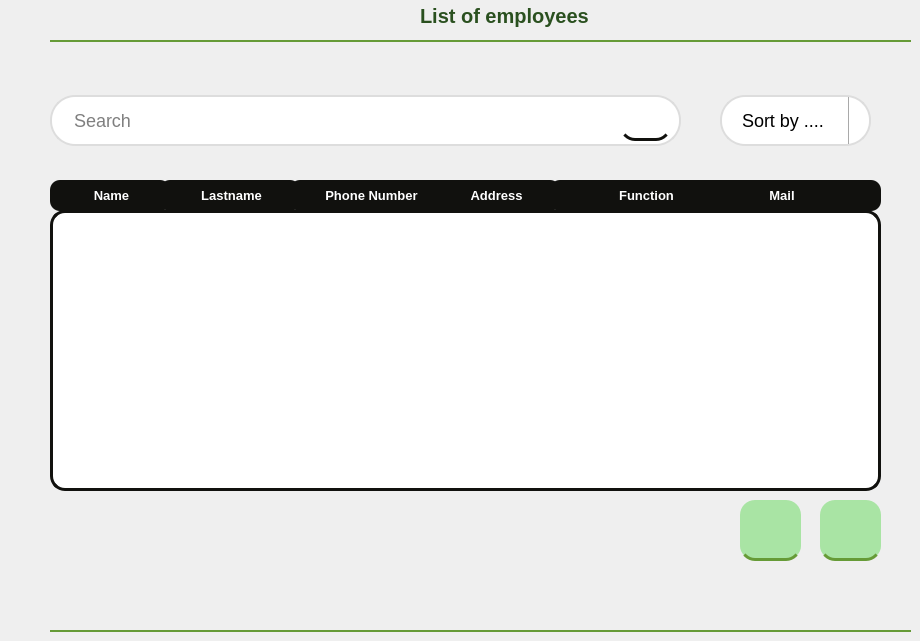
        <widget class="QWidget" name="page_10">
         <widget class="QTableView" name="tableView_15">
          <property name="geometry">
           <rect>
            <x>50</x>
            <y>210</y>
            <width>831</width>
            <height>281</height>
           </rect>
          </property>
          <property name="sizePolicy">
           <sizepolicy hsizetype="Fixed" vsizetype="Fixed">
            <horstretch>0</horstretch>
            <verstretch>0</verstretch>
           </sizepolicy>
          </property>
          <property name="focusPolicy">
           <enum>Qt::NoFocus</enum>
          </property>
          <property name="autoFillBackground">
           <bool>false</bool>
          </property>
          <property name="styleSheet">
           <string notr="true">background:white;
border:3px solid #11110E;
border-radius: 15px 15px 50px 50px;
</string>
          </property>
          <property name="frameShape">
           <enum>QFrame::NoFrame</enum>
          </property>
          <property name="horizontalScrollBarPolicy">
           <enum>Qt::ScrollBarAlwaysOff</enum>
          </property>
          <property name="sizeAdjustPolicy">
           <enum>QAbstractScrollArea::AdjustIgnored</enum>
          </property>
          <property name="editTriggers">
           <set>QAbstractItemView::NoEditTriggers</set>
          </property>
          <property name="tabKeyNavigation">
           <bool>false</bool>
          </property>
          <property name="showDropIndicator" stdset="0">
           <bool>false</bool>
          </property>
          <property name="dragDropOverwriteMode">
           <bool>false</bool>
          </property>
          <property name="alternatingRowColors">
           <bool>true</bool>
          </property>
          <property name="selectionMode">
           <enum>QAbstractItemView::SingleSelection</enum>
          </property>
          <property name="selectionBehavior">
           <enum>QAbstractItemView::SelectRows</enum>
          </property>
          <property name="textElideMode">
           <enum>Qt::ElideNone</enum>
          </property>
          <property name="showGrid">
           <bool>false</bool>
          </property>
          <property name="gridStyle">
           <enum>Qt::NoPen</enum>
          </property>
          <property name="cornerButtonEnabled">
           <bool>false</bool>
          </property>
          <attribute name="horizontalHeaderVisible">
           <bool>false</bool>
          </attribute>
          <attribute name="horizontalHeaderMinimumSectionSize">
           <number>30</number>
          </attribute>
          <attribute name="horizontalHeaderDefaultSectionSize">
           <number>120</number>
          </attribute>
         </widget>
         <widget class="QLabel" name="label_126">
          <property name="geometry">
           <rect>
            <x>420</x>
            <y>0</y>
            <width>191</width>
            <height>31</height>
           </rect>
          </property>
          <property name="styleSheet">
           <string notr="true">color: #2A501F;
font-family: 'Athiti';
font-style: normal;
font-weight: 700;
font-size: 20px;
background-color: none;</string>
          </property>
          <property name="text">
           <string>List of employees</string>
          </property>
         </widget>
         <widget class="QPushButton" name="pushButton_36">
          <property name="geometry">
           <rect>
            <x>620</x>
            <y>100</y>
            <width>51</width>
            <height>41</height>
           </rect>
          </property>
          <property name="styleSheet">
           <string notr="true">QPushButton {

   position: absolute;
width: 1200px;
height: 649px;

background:  transparent;
border: none;

/* Events */

position: absolute;
width: 63px;
height: 32px;

font-family: 'Athiti';
font-style: normal;
font-weight: 700;
font-size: 20px;
line-height: 32px;
text-align: center;

color: #2A501F;
border-radius:15px;
border-bottom:3px solid #11110E;
}
</string>
          </property>
          <property name="text">
           <string/>
          </property>
          <property name="icon">
           <iconset resource="resources.qrc">
            <normaloff>:/images/images/search (2).png</normaloff>:/images/images/search (2).png</iconset>
          </property>
          <property name="iconSize">
           <size>
            <width>25</width>
            <height>25</height>
           </size>
          </property>
         </widget>
         <widget class="QLabel" name="label_product_14">
          <property name="geometry">
           <rect>
            <x>380</x>
            <y>0</y>
            <width>31</width>
            <height>31</height>
           </rect>
          </property>
          <property name="font">
           <font>
            <family>Athiti</family>
            <weight>75</weight>
            <italic>false</italic>
            <bold>true</bold>
           </font>
          </property>
          <property name="layoutDirection">
           <enum>Qt::LeftToRight</enum>
          </property>
          <property name="styleSheet">
           <string notr="true">#label {

font-family: 'Athiti';
font-style: normal;
font-weight: 700;
font-size: 20px;
line-height: 32px;
/* identical to box height */
text-align: center;

color: #2A501F;}</string>
          </property>
          <property name="text">
           <string/>
          </property>
          <property name="pixmap">
           <pixmap resource="resources.qrc">:/images/images/list.png</pixmap>
          </property>
          <property name="scaledContents">
           <bool>true</bool>
          </property>
         </widget>
         <widget class="QLabel" name="label_129">
          <property name="geometry">
           <rect>
            <x>430</x>
            <y>180</y>
            <width>130</width>
            <height>31</height>
           </rect>
          </property>
          <property name="font">
           <font>
            <pointsize>10</pointsize>
            <weight>75</weight>
            <bold>true</bold>
           </font>
          </property>
          <property name="styleSheet">
           <string notr="true">
	color:white;
	background:#11110E;
   border-radius: 10px;
    padding: 7px; </string>
          </property>
          <property name="text">
           <string>&lt;html&gt;&lt;head/&gt;&lt;body&gt;&lt;p align=&quot;center&quot;&gt;Address&lt;/p&gt;&lt;/body&gt;&lt;/html&gt;</string>
          </property>
         </widget>
         <widget class="QLabel" name="label_127">
          <property name="geometry">
           <rect>
            <x>160</x>
            <y>180</y>
            <width>140</width>
            <height>31</height>
           </rect>
          </property>
          <property name="font">
           <font>
            <pointsize>10</pointsize>
            <weight>75</weight>
            <bold>true</bold>
           </font>
          </property>
          <property name="styleSheet">
           <string notr="true">
	color:white;
	background:#11110E;
   border-radius: 10px;
    padding: 7px; </string>
          </property>
          <property name="text">
           <string>&lt;html&gt;&lt;head/&gt;&lt;body&gt;&lt;p align=&quot;center&quot;&gt;Lastname&lt;/p&gt;&lt;/body&gt;&lt;/html&gt;</string>
          </property>
         </widget>
         <widget class="QLabel" name="label_132">
          <property name="geometry">
           <rect>
            <x>550</x>
            <y>180</y>
            <width>190</width>
            <height>31</height>
           </rect>
          </property>
          <property name="font">
           <font>
            <pointsize>10</pointsize>
            <weight>75</weight>
            <bold>true</bold>
           </font>
          </property>
          <property name="styleSheet">
           <string notr="true">
	color:white;
	background:#11110E;
   border-radius: 10px;
    padding: 7px; </string>
          </property>
          <property name="text">
           <string>&lt;html&gt;&lt;head/&gt;&lt;body&gt;&lt;p align=&quot;center&quot;&gt;Function&lt;/p&gt;&lt;/body&gt;&lt;/html&gt;</string>
          </property>
         </widget>
         <widget class="Line" name="line_25">
          <property name="geometry">
           <rect>
            <x>50</x>
            <y>40</y>
            <width>861</width>
            <height>2</height>
           </rect>
          </property>
          <property name="styleSheet">
           <string notr="true">background-color:#669B37;
border-width: 1px;
border: 2px solid #669B37;
</string>
          </property>
          <property name="orientation">
           <enum>Qt::Horizontal</enum>
          </property>
         </widget>
         <widget class="QLabel" name="label_130">
          <property name="geometry">
           <rect>
            <x>290</x>
            <y>180</y>
            <width>160</width>
            <height>31</height>
           </rect>
          </property>
          <property name="font">
           <font>
            <pointsize>10</pointsize>
            <weight>75</weight>
            <bold>true</bold>
           </font>
          </property>
          <property name="styleSheet">
           <string notr="true">
	color:white;
	background:#11110E;
   border-radius: 10px;
    padding: 7px; </string>
          </property>
          <property name="text">
           <string>&lt;html&gt;&lt;head/&gt;&lt;body&gt;&lt;p align=&quot;center&quot;&gt;Phone Number&lt;/p&gt;&lt;/body&gt;&lt;/html&gt;</string>
          </property>
         </widget>
         <widget class="QPushButton" name="statEmployee">
          <property name="geometry">
           <rect>
            <x>740</x>
            <y>500</y>
            <width>61</width>
            <height>61</height>
           </rect>
          </property>
          <property name="styleSheet">
           <string notr="true">QPushButton{/* Rectangle 9 */

position: absolute;
width: 1200px;
height: 649px;

background: #A9E4A4;
border: none;

/* Events */

position: absolute;
width: 63px;
height: 32px;

font-family: 'Athiti';
font-style: normal;
font-weight: 700;
font-size: 20px;
line-height: 32px;
/* identical to box height */
text-align: center;

color: #2A501F;
border-radius:15px;
border-bottom:3px solid #669B37;
}

QPushButton:hover{
position: absolute;
width: 185px;
height: 56px;

background: #8BD086;
box-shadow: 0px 4px 4px rgba(0, 0, 0, 0.25);
}</string>
          </property>
          <property name="text">
           <string/>
          </property>
          <property name="icon">
           <iconset resource="resources.qrc">
            <normaloff>:/images/images/stat.png</normaloff>:/images/images/stat.png</iconset>
          </property>
          <property name="iconSize">
           <size>
            <width>30</width>
            <height>30</height>
           </size>
          </property>
         </widget>
         <widget class="QLabel" name="label_131">
          <property name="geometry">
           <rect>
            <x>680</x>
            <y>180</y>
            <width>201</width>
            <height>31</height>
           </rect>
          </property>
          <property name="font">
           <font>
            <pointsize>10</pointsize>
            <weight>75</weight>
            <bold>true</bold>
           </font>
          </property>
          <property name="styleSheet">
           <string notr="true">
	color:white;
	background:#11110E;
   border-radius: 10px;
    padding: 7px; </string>
          </property>
          <property name="text">
           <string>&lt;html&gt;&lt;head/&gt;&lt;body&gt;&lt;p align=&quot;center&quot;&gt;Mail&lt;/p&gt;&lt;/body&gt;&lt;/html&gt;</string>
          </property>
         </widget>
         <widget class="QLabel" name="label_133">
          <property name="geometry">
           <rect>
            <x>50</x>
            <y>180</y>
            <width>120</width>
            <height>31</height>
           </rect>
          </property>
          <property name="font">
           <font>
            <pointsize>10</pointsize>
            <weight>75</weight>
            <bold>true</bold>
           </font>
          </property>
          <property name="styleSheet">
           <string notr="true">
	color:white;
	background:#11110E;
   border-radius: 10px;
    padding: 7px; </string>
          </property>
          <property name="text">
           <string>&lt;html&gt;&lt;head/&gt;&lt;body&gt;&lt;p align=&quot;center&quot;&gt;Name&lt;/p&gt;&lt;/body&gt;&lt;/html&gt;</string>
          </property>
         </widget>
         <widget class="QPushButton" name="supprimer_22">
          <property name="geometry">
           <rect>
            <x>820</x>
            <y>500</y>
            <width>61</width>
            <height>61</height>
           </rect>
          </property>
          <property name="styleSheet">
           <string notr="true">QPushButton{/* Rectangle 9 */

position: absolute;
width: 1200px;
height: 649px;

background: #A9E4A4;
border: none;

/* Events */

position: absolute;
width: 63px;
height: 32px;

font-family: 'Athiti';
font-style: normal;
font-weight: 700;
font-size: 20px;
line-height: 32px;
/* identical to box height */
text-align: center;

color: #2A501F;
border-radius:15px;
border-bottom:3px solid #669B37;
}

QPushButton:hover{
position: absolute;
width: 185px;
height: 56px;

background: #8BD086;
box-shadow: 0px 4px 4px rgba(0, 0, 0, 0.25);
}</string>
          </property>
          <property name="text">
           <string/>
          </property>
          <property name="icon">
           <iconset resource="resources.qrc">
            <normaloff>:/images/images/ajout.png</normaloff>:/images/images/ajout.png</iconset>
          </property>
          <property name="iconSize">
           <size>
            <width>30</width>
            <height>30</height>
           </size>
          </property>
         </widget>
         <widget class="QLineEdit" name="searchTextBox_8">
          <property name="geometry">
           <rect>
            <x>50</x>
            <y>80</y>
            <width>631</width>
            <height>81</height>
           </rect>
          </property>
          <property name="font">
           <font>
            <pointsize>-1</pointsize>
           </font>
          </property>
          <property name="styleSheet">
           <string notr="true"> width: 300px; /* Width of the text box */
    padding: 12px 20px; /* Padding inside the text box */
    margin: 15px 0; /* Margin around the text box */
    border: 2px solid #ddd; /* Base border color */
    border-radius: 25px; /* Rounded corners */
    font-size: 18px; /* Font size */
    box-shadow: 0 4px 6px rgba(0, 0, 0, 0.1); /* Subtle shadow for depth */
    transition: all 0.3s ease; /* Smooth transition for interactions */
    outline: none; /* Removing default focus outline */
	background-color:white;</string>
          </property>
          <property name="placeholderText">
           <string>Search</string>
          </property>
         </widget>
         <widget class="QComboBox" name="comboBox_3">
          <property name="geometry">
           <rect>
            <x>720</x>
            <y>80</y>
            <width>151</width>
            <height>81</height>
           </rect>
          </property>
          <property name="styleSheet">
           <string notr="true">QComboBox {
    padding: 12px 20px; /* Padding inside the text box */
    margin: 15px 0; /* Margin around the text box */
    border: 2px solid #ddd; /* Base border color */
    border-radius: 25px; /* Rounded corners */
    font-size: 18px; /* Font size */
    box-shadow: 0 4px 6px rgba(0, 0, 0, 0.1); /* Subtle shadow for depth */
    transition: all 0.3s ease; /* Smooth transition for interactions */
    outline: none; /* Removing default focus outline */
	background: white
}

QComboBox:editable {
    background: white;
margin:-10px
}

QComboBox::drop-down {
    border: none;
    subcontrol-origin: padding;
    subcontrol-position: right;
    width: 20px;
    border-left-width: 1px;
    border-left-color: darkgray;
    border-left-style: solid; /* just a single line */
    border-top-right-radius: 3px; /* same radius as the QComboBox */
    border-bottom-right-radius: 3px;
}

QComboBox::down-arrow {
    image: url(:/images/images/down-arrow.png);
    width: 16px; /* largeur désirée */
    height: 16px; /* hauteur désirée */
}</string>
          </property>
          <item>
           <property name="text">
            <string>Sort by ....</string>
           </property>
          </item>
          <item>
           <property name="text">
            <string>ID</string>
           </property>
          </item>
          <item>
           <property name="text">
            <string>Noun Event</string>
           </property>
          </item>
          <item>
           <property name="text">
            <string>Date</string>
           </property>
          </item>
         </widget>
         <widget class="Line" name="line_43">
          <property name="geometry">
           <rect>
            <x>50</x>
            <y>630</y>
            <width>861</width>
            <height>2</height>
           </rect>
          </property>
          <property name="styleSheet">
           <string notr="true">background-color:#669B37;
border-width: 1px;
border: 2px solid #669B37;
</string>
          </property>
          <property name="orientation">
           <enum>Qt::Horizontal</enum>
          </property>
         </widget>
         <zorder>label_131</zorder>
         <zorder>tableView_15</zorder>
         <zorder>label_126</zorder>
         <zorder>label_product_14</zorder>
         <zorder>label_129</zorder>
         <zorder>label_127</zorder>
         <zorder>label_132</zorder>
         <zorder>line_25</zorder>
         <zorder>label_130</zorder>
         <zorder>statEmployee</zorder>
         <zorder>label_133</zorder>
         <zorder>supprimer_22</zorder>
         <zorder>searchTextBox_8</zorder>
         <zorder>pushButton_36</zorder>
         <zorder>comboBox_3</zorder>
         <zorder>line_43</zorder>
        </widget>
